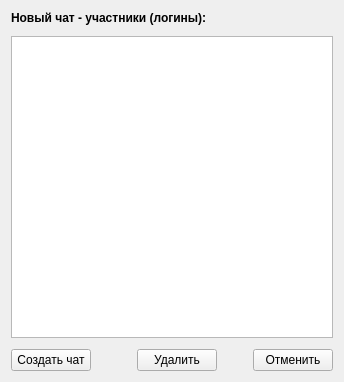
<?xml version="1.0" encoding="UTF-8"?>
<ui version="4.0">
 <class>ScreenNewChatParticipants</class>
 <widget class="QWidget" name="ScreenNewChatParticipants">
  <property name="geometry">
   <rect>
    <x>0</x>
    <y>0</y>
    <width>344</width>
    <height>382</height>
   </rect>
  </property>
  <property name="windowTitle">
   <string>Form</string>
  </property>
  <layout class="QVBoxLayout" name="verticalLayout">
   <item>
    <widget class="QLabel" name="screenUserDataNewChatLabel">
     <property name="enabled">
      <bool>true</bool>
     </property>
     <property name="sizePolicy">
      <sizepolicy hsizetype="Fixed" vsizetype="Fixed">
       <horstretch>0</horstretch>
       <verstretch>0</verstretch>
      </sizepolicy>
     </property>
     <property name="font">
      <font>
       <bold>true</bold>
      </font>
     </property>
     <property name="text">
      <string>Новый чат - участники (логины):</string>
     </property>
    </widget>
   </item>
   <item>
    <spacer name="verticalSpacer_8">
     <property name="orientation">
      <enum>Qt::Orientation::Vertical</enum>
     </property>
     <property name="sizeType">
      <enum>QSizePolicy::Policy::Fixed</enum>
     </property>
     <property name="sizeHint" stdset="0">
      <size>
       <width>20</width>
       <height>5</height>
      </size>
     </property>
    </spacer>
   </item>
   <item>
    <widget class="QListView" name="screenUserDataNewChatUsersList">
     <property name="enabled">
      <bool>true</bool>
     </property>
    </widget>
   </item>
   <item>
    <spacer name="verticalSpacer_13">
     <property name="orientation">
      <enum>Qt::Orientation::Vertical</enum>
     </property>
     <property name="sizeType">
      <enum>QSizePolicy::Policy::Fixed</enum>
     </property>
     <property name="sizeHint" stdset="0">
      <size>
       <width>20</width>
       <height>5</height>
      </size>
     </property>
    </spacer>
   </item>
   <item>
    <layout class="QHBoxLayout" name="horizontalLayout_5">
     <item>
      <widget class="QPushButton" name="screenUserDataCreateNewChatPushButton">
       <property name="enabled">
        <bool>true</bool>
       </property>
       <property name="text">
        <string>Создать чат</string>
       </property>
      </widget>
     </item>
     <item>
      <spacer name="horizontalSpacer">
       <property name="orientation">
        <enum>Qt::Orientation::Horizontal</enum>
       </property>
       <property name="sizeHint" stdset="0">
        <size>
         <width>40</width>
         <height>1</height>
        </size>
       </property>
      </spacer>
     </item>
     <item>
      <widget class="QPushButton" name="screenNewChatDeleteContactPushButton">
       <property name="text">
        <string>Удалить</string>
       </property>
      </widget>
     </item>
     <item>
      <spacer name="horizontalSpacer_8">
       <property name="orientation">
        <enum>Qt::Orientation::Horizontal</enum>
       </property>
       <property name="sizeHint" stdset="0">
        <size>
         <width>10</width>
         <height>1</height>
        </size>
       </property>
      </spacer>
     </item>
     <item>
      <widget class="QPushButton" name="screenUserDataCancelNewChatPushButton">
       <property name="enabled">
        <bool>true</bool>
       </property>
       <property name="text">
        <string>Отменить</string>
       </property>
      </widget>
     </item>
    </layout>
   </item>
  </layout>
 </widget>
 <resources/>
 <connections/>
</ui>
